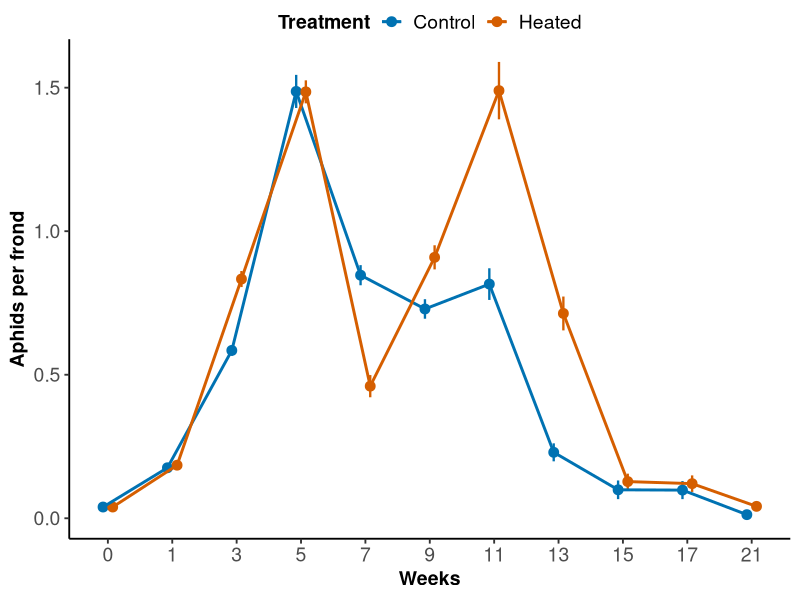

This chart was generated by the following R code:
## ---- chunk 1
library(dplyr)
library(ggplot2)
library(plotrix)
library(readr)
library(readxl)
library(lme4)
library(car)
## ---- chunk 2
df <- read.table("data_count_aphid.txt", sep = "\t", header = TRUE)
## ---- chunk 3
pos <- position_dodge(0.3)

base_theme <- theme_classic(base_size = 14) +
  theme(
    axis.title = element_text(face = "bold", size = 14),
    axis.text  = element_text(size = 14),
    legend.position = "top",
    legend.box = "vertical",
    legend.title = element_text(face = "bold", size = 14),
    legend.text  = element_text(size = 14),
    legend.margin = margin(b = -10)
  )

cols <- scale_color_manual(
  name = "Treatment",
  values = c("control" = "#0072B2", "heated" = "#D55E00"),
  labels = c("Control", "Heated")
)
## ---- chunk 4
df_aph <- df %>%
  mutate(
    timepoint        = as.numeric(timepoint),
    duckweed_number  = as.numeric(duckweed_number),
    aphid_number     = as.numeric(aphid_number),
    aphids_per_frond = if_else(duckweed_number > 0,
                               aphid_number / duckweed_number,
                               NA_real_),
    treatment = factor(treatment, levels = c("control", "heated"))
  )

all_tp <- sort(unique(df_aph$timepoint))
## ---- chunk 5
# Summarise mean ± SE
aph_sum_trt <- df_aph %>%
  filter(!is.na(timepoint)) %>%
  group_by(timepoint, treatment) %>%
  summarise(
    n      = sum(!is.na(aphids_per_frond)),
    aph_av = mean(aphids_per_frond, na.rm = TRUE),
    aph_se = plotrix::std.error(aphids_per_frond, na.rm = TRUE),
    .groups = "drop"
  ) %>%
  mutate(time_f = factor(timepoint, levels = all_tp))

# Plot
px_aphids <- ggplot(aph_sum_trt, aes(
  x = time_f,
  y = aph_av,
  color = treatment,
  group = treatment
)) +
  geom_errorbar(
    aes(ymin = aph_av - aph_se, ymax = aph_av + aph_se),
    width = 0, linewidth = 0.8,
    position = pos,
    na.rm = TRUE
  ) +
  geom_point(size = 3, position = pos, na.rm = TRUE) +
  geom_line(linewidth = 1, position = pos, na.rm = TRUE) +
  cols +
  scale_x_discrete(name = "Weeks", drop = FALSE) +
  labs(y = "Aphids per frond") +
  base_theme

px_aphids
## ---- chunk 6
df_aph_model <- df_aph %>%
  filter(!timepoint %in% c(0, 1),
         !is.na(aphids_per_frond))

model_aph <- lmer(aphids_per_frond ~ treatment * timepoint + (1|block) + (1|pond),data = df_aph_model)
Anova(model_aph, test = "F")
summary(model_aph)
